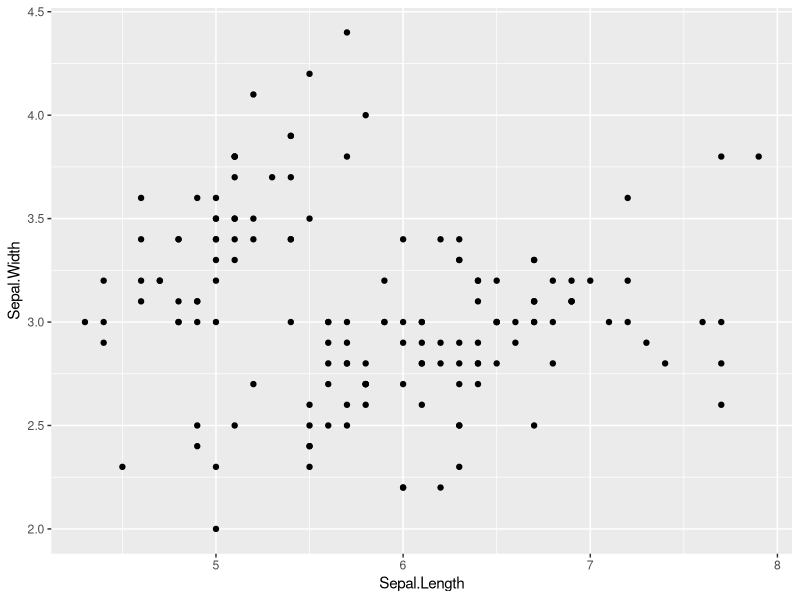
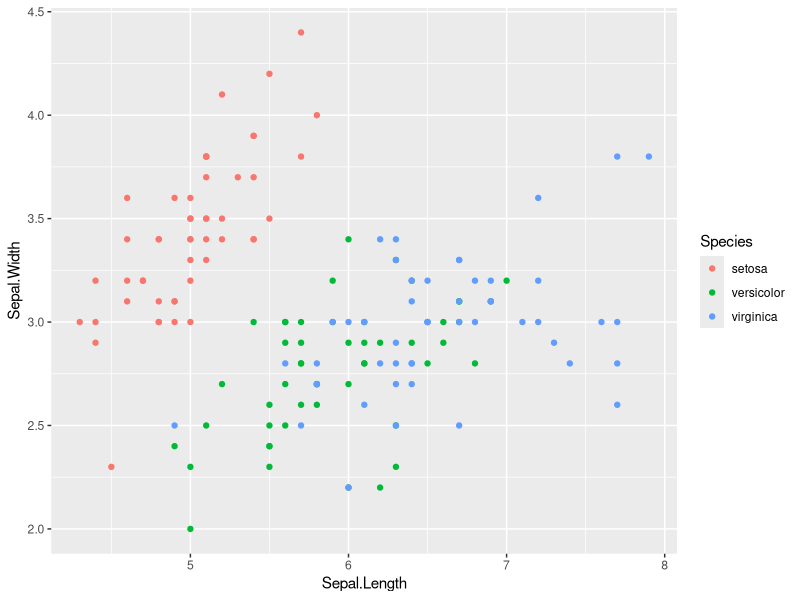
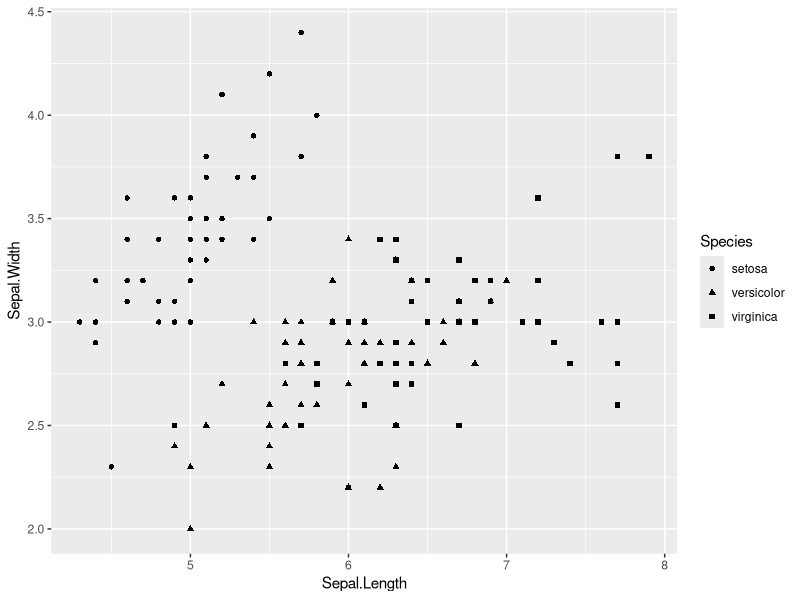
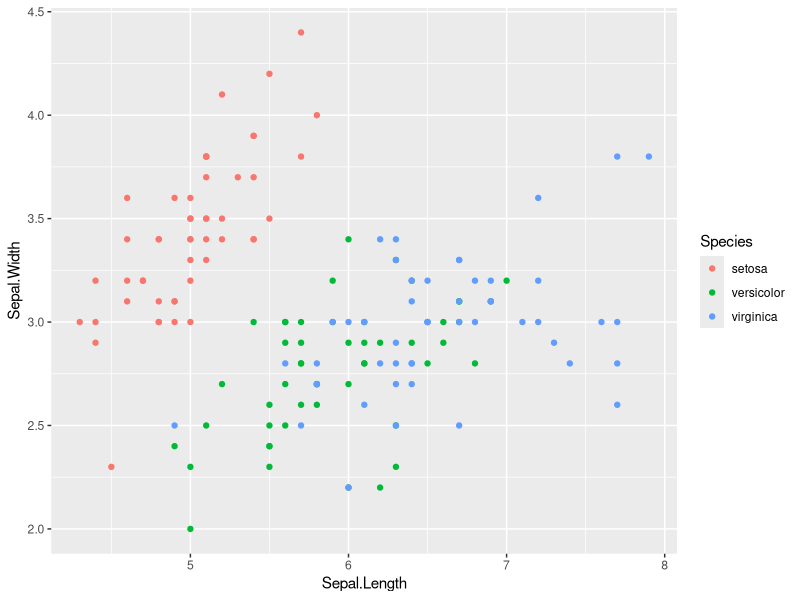
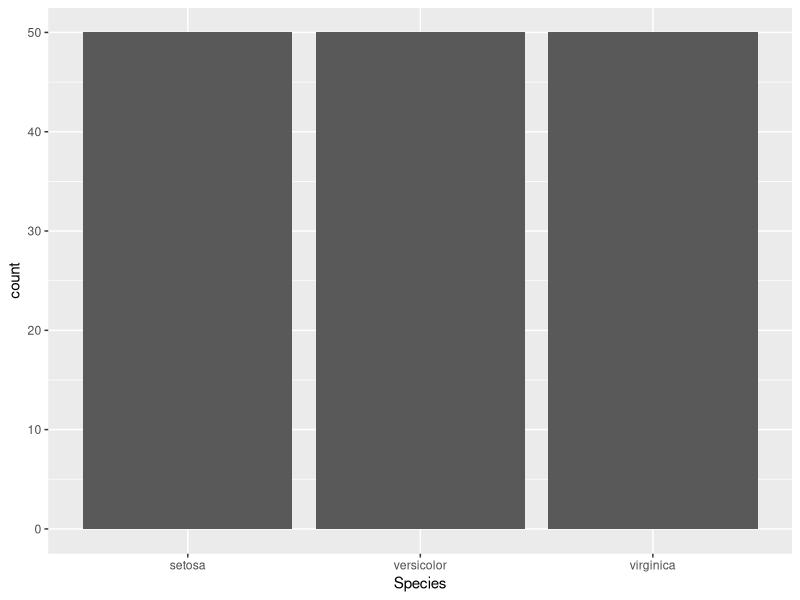
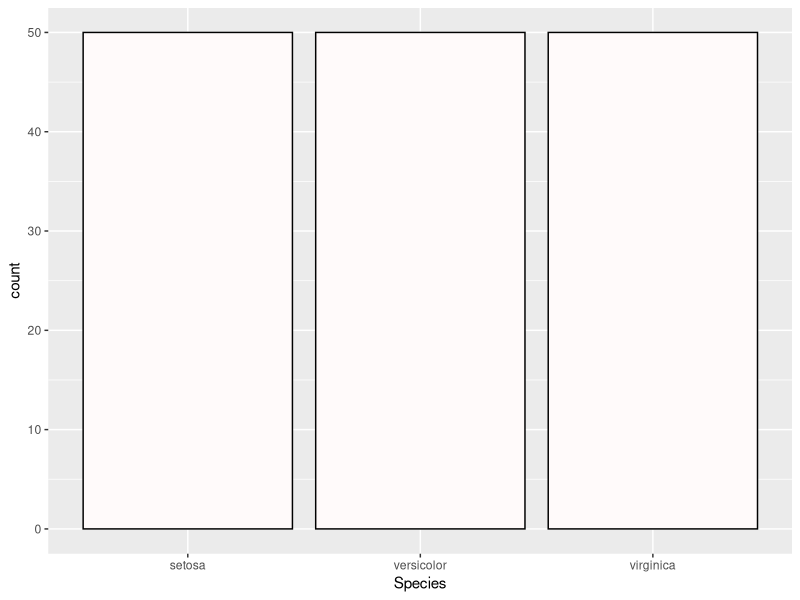
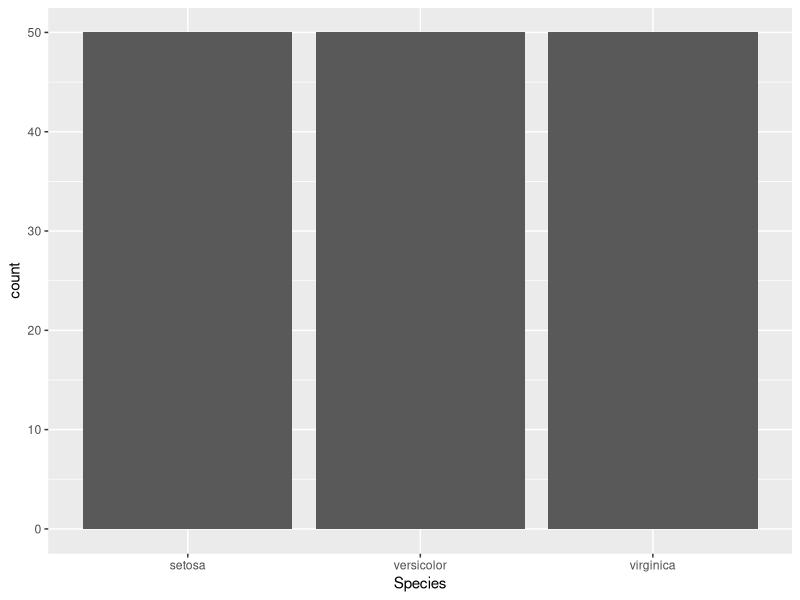
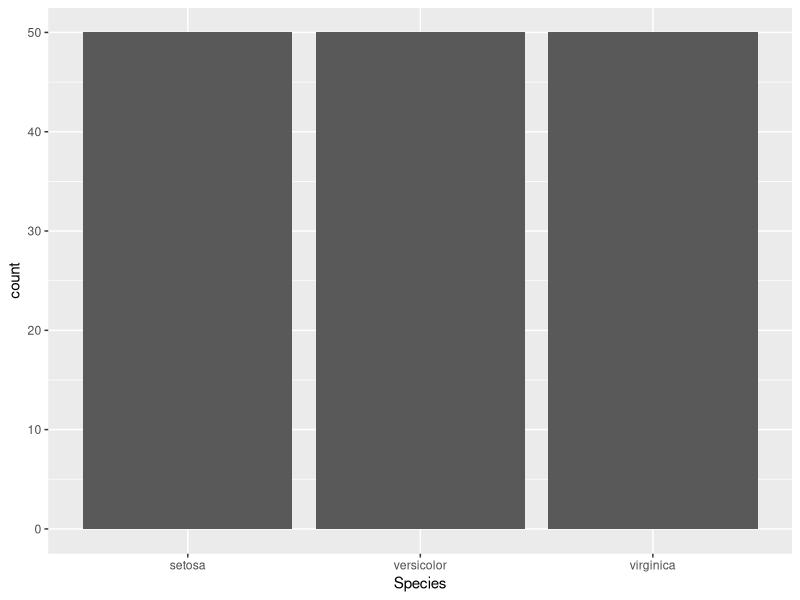

Source code (R) for these figures, in order:
## ---- chunk 1
#basic syntax
#ggplot(data,aes(x,y,group,...))+geom_object(...)

#install.packages('ggplot2')
library('ggplot2')
g <- ggplot(iris,aes(x=Sepal.Length,y=Sepal.Width))
g + geom_point()

g <- ggplot(iris,aes(x=Sepal.Length,y=Sepal.Width,col=Species))
g + geom_point()

g <- ggplot(iris,aes(x=Sepal.Length,y=Sepal.Width,shape=Species))
g + geom_point()

?aes()

g <- ggplot(iris,aes(x=Sepal.Length,y=Sepal.Width))
g + geom_point(aes(col=Species))

#bar chart
g <- ggplot(iris,aes(x=Species))
g+geom_bar()
g+geom_bar(fill='snow',color='black')
## ---- chunk 2
#stat
g + geom_bar(stat = 'count')
g + stat_count(geom='bar')

# label , title
g + geom_bar(stat = 'count') + ylab('Count') + ggtitle('iris')

#theme
g + geom_bar() + theme(text=element_text(size=16, family="Songti SC"))

g + geom_bar() + theme_gray()

#position
iris$Sepal.Length.Cat = cut(iris$Sepal.Length,breaks= 3,right=F)
levels(iris$Sepal.Length.Cat) = c("Short","Medium","Long")
g = ggplot(iris,aes(x=Species))
g+geom_bar(aes(fill=Sepal.Length.Cat),position='stack')
g+geom_bar(aes(fill=Sepal.Length.Cat),position='dodge')
g+geom_bar(aes(fill=Sepal.Length.Cat),position='fill')
## ---- chunk 3
g <- ggplot(iris,aes(x=Sepal.Width))
g+geom_histogram(aes(fill=Species))
#facet
g <- ggplot(iris,aes(x=Sepal.Width))
g+ geom_histogram()+facet_wrap(~Species)
g+ geom_histogram()+facet_grid(~Species)
g2 = g+ geom_histogram()+facet_grid(Species~Sepal.Length.Cat)

ggsave(filename='./your_file_name.png',plot = g2)
## ---- chunk 4
#install.packages('esquisse')
#library('esquisse')
#esquisse::esquisser()
